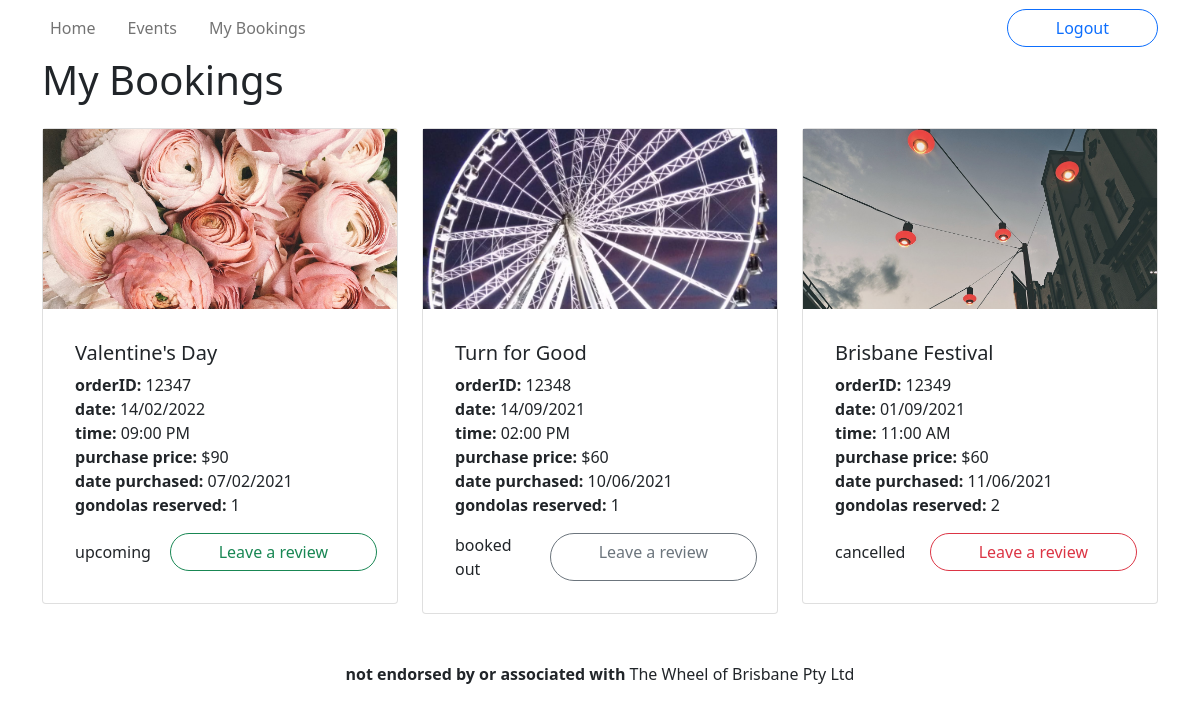
Before: /bookings/ (signed in) with the older database file.
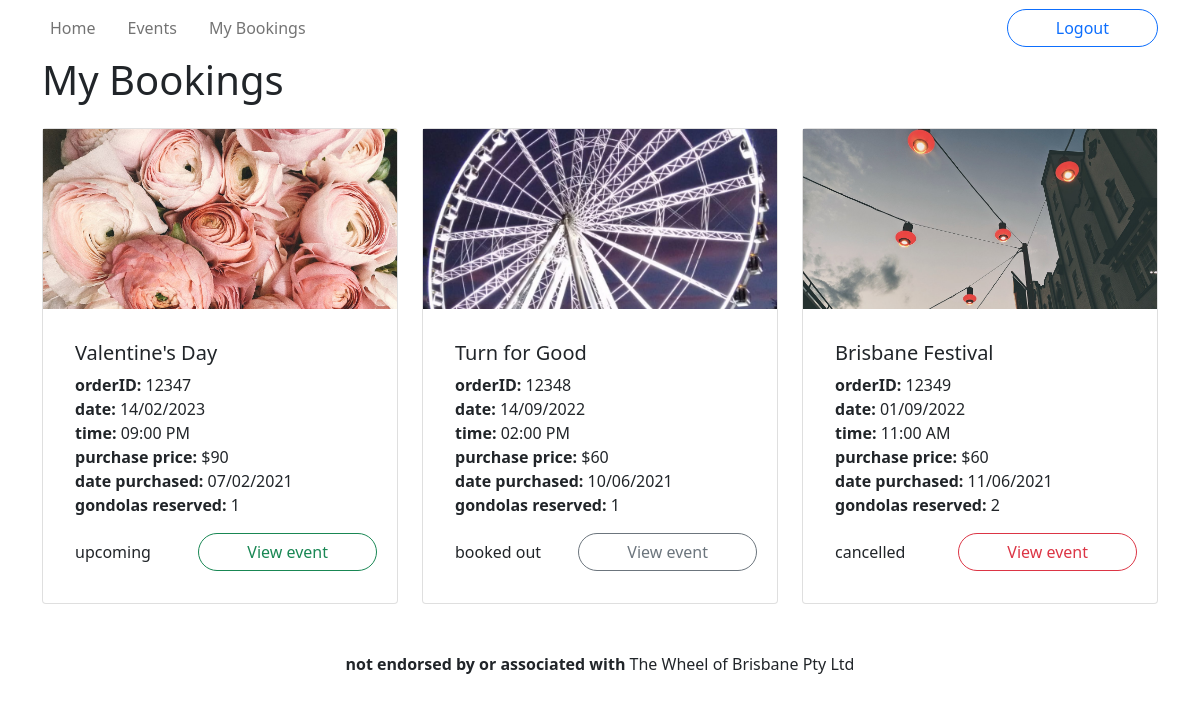
After: the same page with the newer database file.
### wheel/models.py (models this page shows, shortened)
class Booking(db.Model):
    __tablename__ = 'bookings'
    id = db.Column(db.Integer, primary_key=True)
    qty = db.Column(db.Integer, nullable=False)
    total_price = db.Column(db.Integer, nullable=False)
    purchase_datetime = db.Column(db.DateTime, nullable=False, default=datetime.now())
    user_id = db.Column(db.Integer, db.ForeignKey('users.id'))
    ticket_id = db.Column(db.Integer, db.ForeignKey('tickets.id'))
    @staticmethod
    def getAllByUser(user_id):
        return Booking.query.filter_by(user_id=user_id)
    def getTicket(self):
        return Ticket.get(self.ticket_id)
    def getEvent(self):
        ticket = self.getTicket()
        return ticket.getEvent()

class Event(db.Model):
    __tablename__ = 'events'
    id = db.Column(db.Integer, primary_key=True)
    name = db.Column(db.String(255), nullable=False)
    description = db.Column(db.Text)
    category = db.Column(db.String(40))
    status = db.Column(db.Enum('upcoming', 'inactive', 'cancelled', 'booked out'), nullable=False)
    image = db.Column(db.String(255))
    reviews = db.relationship('Review', backref='event')
    tickets = db.relationship('Ticket', backref='event')
    @staticmethod
    def get(id: int):
        return Event.query.get(id)
    def getStatusColour(self):
        return {
            'upcoming': 'success',
            'inactive': 'secondary',
            'booked out': 'secondary',
            'cancelled': 'danger'
        }[self.status]

class Ticket(db.Model):
    __tablename__ = 'tickets'
    id = db.Column(db.Integer, primary_key=True)
    datetime = db.Column(db.DateTime, nullable=False)
    price = db.Column(db.Integer, nullable=False)
    remaining = db.Column(db.Integer, nullable=False)
    event_id = db.Column(db.Integer, db.ForeignKey('events.id'))
    @staticmethod
    def get(id: int):
        return Ticket.query.get(id)
    def getEvent(self):
        return Event.get(self.event_id)

### wheel/controllers/bookings.py (the view)
@bookings.route('/<int:id>')
@bookings.route('/')
@login_required
def get(id=None):
    if id:
        booking = Booking.get(id)
        ticket = booking.getTicket()
        event = booking.getEvent()
    bookings = [[booking, ticket, event]] if id else \
        [[booking, booking.getTicket(), booking.getEvent()] for booking in Booking.getAllByUser(current_user.id)]
    return render_template('bookings.html', bookings=bookings, now=datetime.now() )

### wheel/models.py (called while the page is built)
    @staticmethod
    def get(id: int):
        return User.query.get(id)

    def is_admin(self):
        return self.type == 'administrator'

### wheel/templates/bookings.html (shortened to what this page needs)
{% extends 'base.html' %}
{% block title %}My Bookings{% endblock %}
{% block content %}
<section class="row row-cols-1 row-cols-md-2 row-cols-xl-3 g-4 mb-3">
    {% for booking, ticket, event in bookings %}
        <div id="{{ booking.id }}" class="col">
            <div class="card">
                <a href="{{ url_for('events.get', id=event.id)}}" class="card-image" style="background-image: url('{{ event.image }}')"></a>
                <div class="card-body">
                    <div class="card-body">
                        <h5>{{ event.name }}</h5>
                        <div><strong>orderID: </strong>{{ booking.id }}</div>
                        <div><strong>date: </strong>{{ ticket.datetime.strftime("%d/%m/%Y") }}</div>
                        <div><strong>time: </strong>{{ ticket.datetime.strftime("%I:%M %p") }}</div>
                        <div><strong>purchase price: </strong>${{ booking.total_price }}</div>
                        <div><strong>date purchased: </strong>{{ booking.purchase_datetime.strftime("%d/%m/%Y") }}</div>
                        <div class="mb-3"><strong>gondolas reserved: </strong>{{ booking.qty }}</div>
                        <div class="row">
                            <span class="col my-auto">{{ event.status }}</span>
                            {% if ticket.datetime > now %}
                                <a href="{{ url_for('events.get', id=event.id) }}" class="col-auto btn btn-outline-{{ event.getStatusColour() }} rounded-pill px-5">View event</a>
                            {% else %}
                                <a href="{{ url_for('events.get', id=event.id) + '#reviews' }}" class="col-auto btn btn-outline-{{ event.getStatusColour() }} rounded-pill px-5"
                                        data-bs-toggle="tooltip" data-bs-placement="top"
                                        title="This ticket was in the past so it asks how the event was">Leave a review</a>
                            {% endif %}
                        </div>
                    </div>
                </div>
            </div>
        </div>
    {% endfor %}
</section>
{% endblock %}

### wheel/templates/base.html (shortened to what this page needs)
<!DOCTYPE html>
<html lang="en">
<head>
    <link href="https://cdn.jsdelivr.net/npm/bootstrap@5.0.0-beta3/dist/css/bootstrap.min.css"
            rel="stylesheet">
    <link rel="stylesheet" href="/static/css/unbootstrapify.css">
</head>
<body>
    <div class="container">
        <header>
            <nav class="navbar navbar-expand-lg navbar-light justify-content-between">
                <div class="navbar-nav flex-row gap-3">
                    <a class="nav-link" href="{{ url_for('index.get') }}">Home</a>
                    <a class="nav-link" href="{{ url_for('events.getAll') }}">Events</a>
                    {% if current_user.is_authenticated %}
                    <a class="nav-link" href="{{ url_for('bookings.get') }}">My Bookings</a>
                    {% else %}
                    <a class="nav-link" href="{{ url_for('auth.register') }}">Register</a>
                    {% endif %}
                </div>
                <div class="collapse navbar-collapse flex-grow-0" id="navbarlogin">
                    {% if not current_user.is_authenticated %}
                    <form method="POST" action="{{ url_for('auth.login') }}" class="navbar-nav flex-row gap-1">
                        <input name="email" type="text" required
                                class="form-control" placeholder="email address">
                        <input name="password" type="password" required
                                class="form-control" placeholder="password">
                        <button class="btn btn-outline-success rounded-pill px-5" type="submit">Login</button>
                    </form>
                    {% else %}
                    <form action="{{ url_for('auth.logout') }}" class="navbar-nav flex-row gap-1">
                        <button class="btn btn-outline-primary rounded-pill px-5" type="submit">Logout</button>
                    </form>
                    {% endif %}
                </div>
            </nav>
        </header>
        <main>
            <header class="row mb-3">
                <div class="col-md">
                    <h1>{% block title %}{% endblock %}</h1>
                </div>
            </header>
            {% block content %}
            {% endblock %}
        </main>
        <footer class="mt-5 text-center footer"><strong>not endorsed by or associated with </strong>The Wheel of Brisbane Pty Ltd</footer>
    </div>
</body>
</html>

Changed rows visible on the page:
changed through a linked row, Booking "Valentine's Day": datetime "14/02/2022" → "14/02/2023"; text "Leave a review" → "View event"
changed through a linked row, Booking "Turn for Good": datetime "14/09/2021" → "14/09/2022"; text "Leave a review" → "View event"
changed through a linked row, Booking "Brisbane Festival": datetime "01/09/2021" → "01/09/2022"; text "Leave a review" → "View event"
